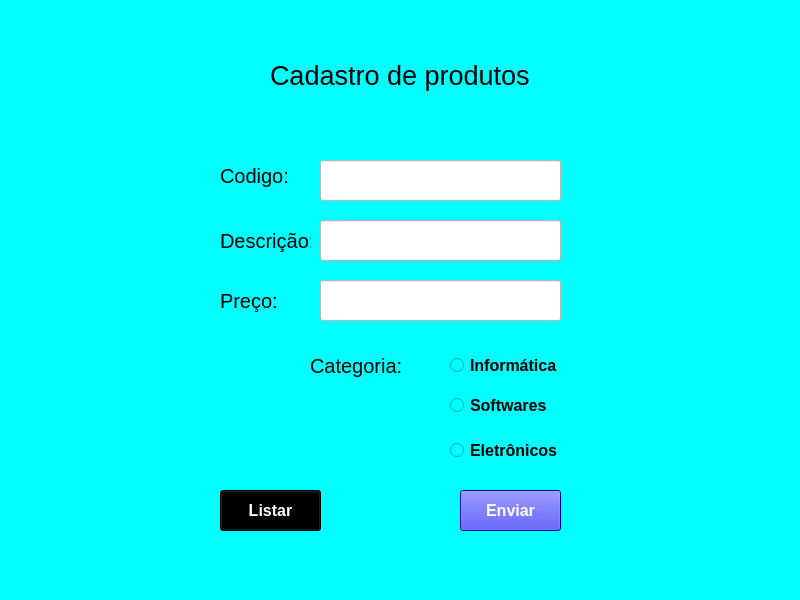
<?xml version="1.0" encoding="UTF-8"?>
<ui version="4.0">
 <class>MainWindow</class>
 <widget class="QMainWindow" name="MainWindow">
  <property name="geometry">
   <rect>
    <x>0</x>
    <y>0</y>
    <width>800</width>
    <height>600</height>
   </rect>
  </property>
  <property name="windowTitle">
   <string>MainWindow</string>
  </property>
  <property name="styleSheet">
   <string notr="true">background-color: rgb(0, 255, 255);</string>
  </property>
  <widget class="QWidget" name="centralwidget">
   <widget class="QLabel" name="label">
    <property name="geometry">
     <rect>
      <x>270</x>
      <y>50</y>
      <width>291</width>
      <height>51</height>
     </rect>
    </property>
    <property name="font">
     <font>
      <pointsize>20</pointsize>
     </font>
    </property>
    <property name="text">
     <string>Cadastro de produtos</string>
    </property>
   </widget>
   <widget class="QLabel" name="label_2">
    <property name="geometry">
     <rect>
      <x>220</x>
      <y>150</y>
      <width>71</width>
      <height>51</height>
     </rect>
    </property>
    <property name="font">
     <font>
      <pointsize>15</pointsize>
     </font>
    </property>
    <property name="text">
     <string>Codigo:</string>
    </property>
   </widget>
   <widget class="QLabel" name="label_3">
    <property name="geometry">
     <rect>
      <x>220</x>
      <y>220</y>
      <width>91</width>
      <height>41</height>
     </rect>
    </property>
    <property name="font">
     <font>
      <pointsize>15</pointsize>
     </font>
    </property>
    <property name="text">
     <string>Descrição:</string>
    </property>
   </widget>
   <widget class="QLabel" name="label_4">
    <property name="geometry">
     <rect>
      <x>220</x>
      <y>280</y>
      <width>61</width>
      <height>41</height>
     </rect>
    </property>
    <property name="font">
     <font>
      <pointsize>15</pointsize>
     </font>
    </property>
    <property name="text">
     <string>Preço:</string>
    </property>
   </widget>
   <widget class="QLineEdit" name="lineEdit">
    <property name="geometry">
     <rect>
      <x>320</x>
      <y>160</y>
      <width>241</width>
      <height>41</height>
     </rect>
    </property>
    <property name="styleSheet">
     <string notr="true">background-color: rgb(255, 255, 255);</string>
    </property>
   </widget>
   <widget class="QLineEdit" name="lineEdit_2">
    <property name="geometry">
     <rect>
      <x>320</x>
      <y>220</y>
      <width>241</width>
      <height>41</height>
     </rect>
    </property>
    <property name="styleSheet">
     <string notr="true">background-color: rgb(255, 255, 255);</string>
    </property>
   </widget>
   <widget class="QLineEdit" name="lineEdit_3">
    <property name="geometry">
     <rect>
      <x>320</x>
      <y>280</y>
      <width>241</width>
      <height>41</height>
     </rect>
    </property>
    <property name="styleSheet">
     <string notr="true">background-color: rgb(255, 255, 255);</string>
    </property>
   </widget>
   <widget class="QRadioButton" name="radioButton">
    <property name="geometry">
     <rect>
      <x>450</x>
      <y>350</y>
      <width>131</width>
      <height>31</height>
     </rect>
    </property>
    <property name="font">
     <font>
      <pointsize>12</pointsize>
      <weight>75</weight>
      <bold>true</bold>
     </font>
    </property>
    <property name="text">
     <string>Informática</string>
    </property>
   </widget>
   <widget class="QRadioButton" name="radioButton_2">
    <property name="geometry">
     <rect>
      <x>450</x>
      <y>390</y>
      <width>121</width>
      <height>31</height>
     </rect>
    </property>
    <property name="font">
     <font>
      <pointsize>12</pointsize>
      <weight>75</weight>
      <bold>true</bold>
     </font>
    </property>
    <property name="text">
     <string>Softwares</string>
    </property>
   </widget>
   <widget class="QRadioButton" name="radioButton_3">
    <property name="geometry">
     <rect>
      <x>450</x>
      <y>430</y>
      <width>121</width>
      <height>41</height>
     </rect>
    </property>
    <property name="font">
     <font>
      <pointsize>12</pointsize>
      <weight>75</weight>
      <bold>true</bold>
     </font>
    </property>
    <property name="text">
     <string>Eletrônicos</string>
    </property>
   </widget>
   <widget class="QLabel" name="label_5">
    <property name="geometry">
     <rect>
      <x>310</x>
      <y>350</y>
      <width>111</width>
      <height>31</height>
     </rect>
    </property>
    <property name="font">
     <font>
      <pointsize>15</pointsize>
     </font>
    </property>
    <property name="text">
     <string>Categoria:</string>
    </property>
   </widget>
   <widget class="QPushButton" name="pushButton">
    <property name="geometry">
     <rect>
      <x>460</x>
      <y>490</y>
      <width>101</width>
      <height>41</height>
     </rect>
    </property>
    <property name="font">
     <font>
      <pointsize>12</pointsize>
      <weight>75</weight>
      <bold>true</bold>
     </font>
    </property>
    <property name="styleSheet">
     <string notr="true">background-color: rgb(0, 0, 0);
background-color: rgb(0, 0, 0);
color: rgb(255, 255, 255);
background-color: rgb(0, 0, 255);</string>
    </property>
    <property name="text">
     <string>Enviar</string>
    </property>
   </widget>
   <widget class="QPushButton" name="pushButton_2">
    <property name="geometry">
     <rect>
      <x>220</x>
      <y>490</y>
      <width>101</width>
      <height>41</height>
     </rect>
    </property>
    <property name="font">
     <font>
      <pointsize>12</pointsize>
      <weight>75</weight>
      <bold>true</bold>
     </font>
    </property>
    <property name="styleSheet">
     <string notr="true">background-color: rgb(0, 0, 0);
color: rgb(255, 255, 255);</string>
    </property>
    <property name="text">
     <string>Listar</string>
    </property>
   </widget>
  </widget>
  <widget class="QMenuBar" name="menubar">
   <property name="geometry">
    <rect>
     <x>0</x>
     <y>0</y>
     <width>800</width>
     <height>21</height>
    </rect>
   </property>
  </widget>
  <widget class="QStatusBar" name="statusbar"/>
 </widget>
 <resources/>
 <connections/>
</ui>
